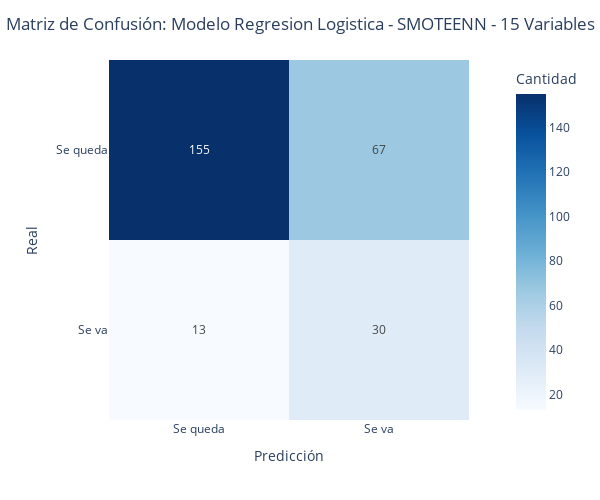

The code cell stored with this chart in its notebook:
### Code cell
gr = show_confusion_matrix(y_test, pred, 'Regresion Logistica - SMOTEENN - 15 Variables')
gr

### Figure 1 — Plotly figure (JSON) as saved in the notebook; plotly's stock layout.template omitted (floating-point values rounded to 4 significant figures)
{"data": [{"coloraxis": "coloraxis", "hovertemplate": "Predicción: %{x}<br>Real: %{y}<br>Cantidad: %{z}<extra></extra>", "name": "0", "texttemplate": "%{z}", "type": "heatmap", "x": ["Se queda", "Se va"], "xaxis": "x", "y": ["Se queda", "Se va"], "yaxis": "y", "z": [[155, 67], [13, 30]]}], "layout": {"coloraxis": {"colorbar": {"title": {"text": "Cantidad"}}, "colorscale": [[0, "rgb(247,251,255)"], [0.125, "rgb(222,235,247)"], [0.25, "rgb(198,219,239)"], [0.375, "rgb(158,202,225)"], [0.5, "rgb(107,174,214)"], [0.625, "rgb(66,146,198)"], [0.75, "rgb(33,113,181)"], [0.875, "rgb(8,81,156)"], [1, "rgb(8,48,107)"]]}, "height": 500, "margin": {"t": 60}, "title": {"text": "Matriz de Confusión: Modelo Regresion Logistica - SMOTEENN - 15 Variables", "x": 0.5}, "width": 600, "xaxis": {"anchor": "y", "constrain": "domain", "domain": [0, 1], "scaleanchor": "y", "title": {"text": "Predicción"}}, "yaxis": {"anchor": "x", "autorange": "reversed", "constrain": "domain", "domain": [0, 1], "title": {"text": "Real"}}}}
